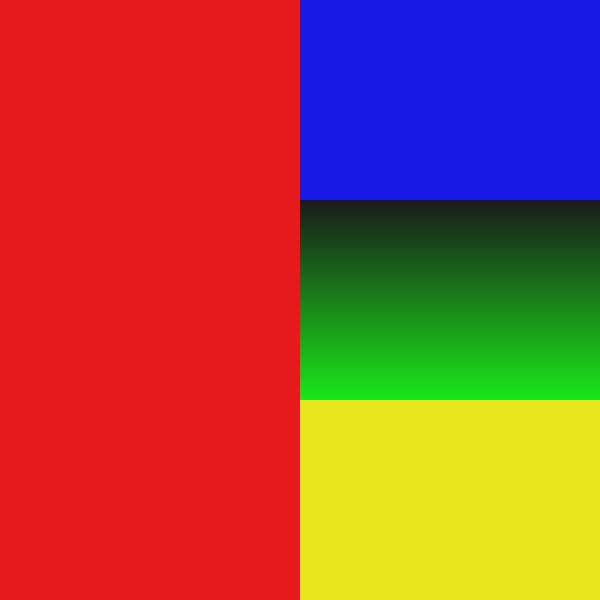
%> input picture strip_gt.png, 600 x 600 px
$ octave verify_semi_sparsity.m   (GNU Octave 9; MATLAB toolbox functions it lacks are replaced by stand-ins)
%> lines starting %> are read from the running program, lines starting %| are printed output that depends on the picture
clc;
clear;
close all;

% loading clean image
I = im2double(imread('strip_gt.png'));
% converting to grayscale for analysis
if size(I,3) == 3
    I = rgb2gray(I);
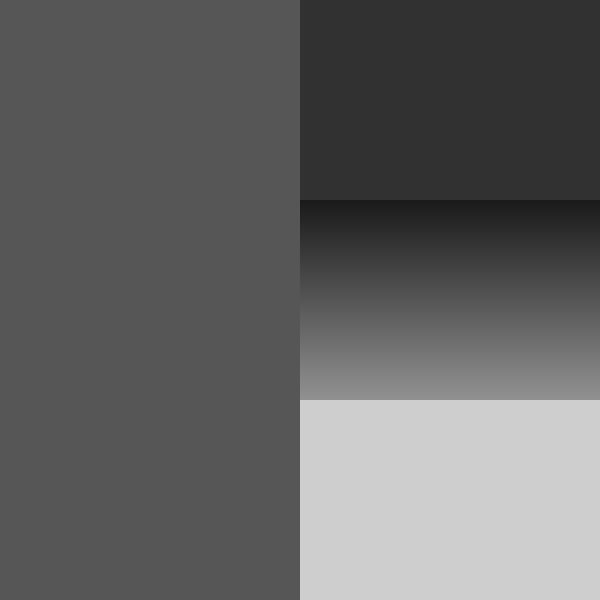
%> I: size 600x600 double; min 0.104, max 0.811, mean 0.394
end

% 1st order gradients
Dx = [1 -1]/2;
Dy = Dx';
gx = imfilter(I, Dx, 'circular');
gy = imfilter(I, Dy, 'circular');
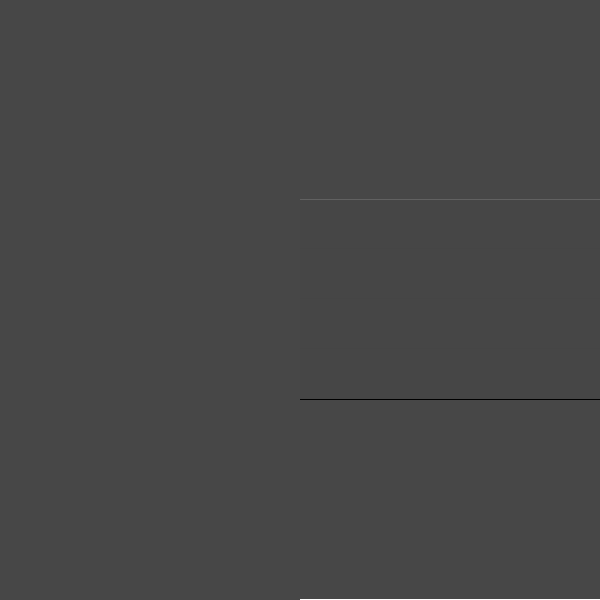
%> gy: size 600x600 double; min -0.12, max 0.309, mean 0; drawn with min black and max white
mag1 = abs(gx) + abs(gy);

% 2nd-order gradients
fxx = [1 -2 1]/4;
fyy = fxx';
fuu = [1 0 0; 0 -2 0; 0 0 1]/4;
fvv = [0 0 1; 0 -2 0; 1 0 0]/4;
gxx = imfilter(I, fxx, 'circular');
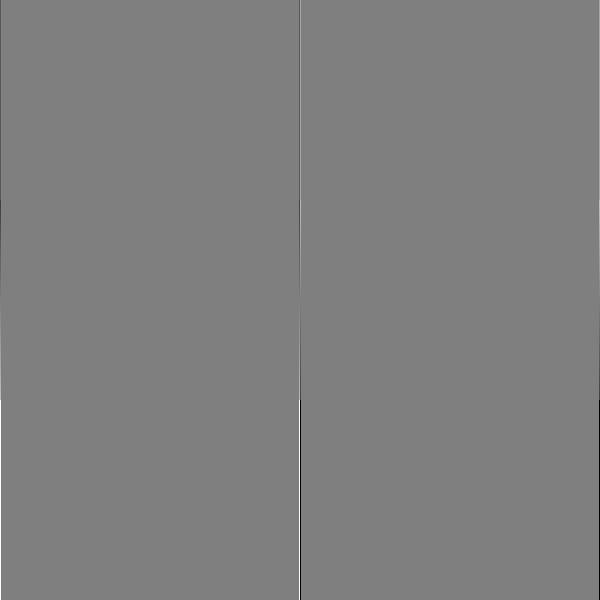
%> gxx: size 600x600 double; min -0.117, max 0.117, mean 1.55e-20; drawn with min black and max white
gyy = imfilter(I, fyy, 'circular');
guu = imfilter(I, fuu, 'circular');
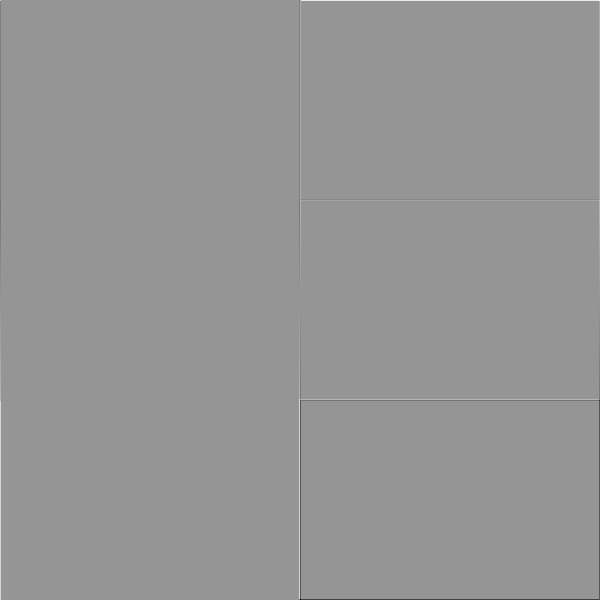
%> guu: size 600x600 double; min -0.272, max 0.191, mean 0; drawn with min black and max white
gvv = imfilter(I, fvv, 'circular');

mag2 = abs(gxx) + abs(gyy) + abs(guu) + abs(gvv);
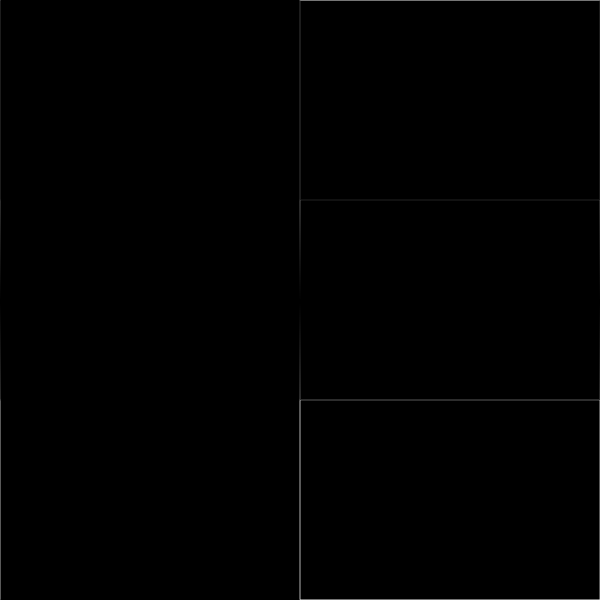
%> mag2: size 600x600 double; min 0, max 0.661, mean 0.00241

% measuring sparsity
threshold = 1e-3;
sparsity_1st = sum(mag1(:) < threshold) / numel(mag1);
%> sparsity_1st = 0.829
sparsity_2nd = sum(mag2(:) < threshold) / numel(mag2);
%> sparsity_2nd = 0.983
fprintf('1st-order sparsity  = %.2f %%\n', sparsity_1st*100);
%| 1st-order sparsity  = 82.89 %
fprintf('2nd-order sparsity  = %.2f %%\n', sparsity_2nd*100);
%| 2nd-order sparsity  = 98.26 %

% visualize
figure;
subplot(1,2,1);
imshow(log(1 + mag1), []);
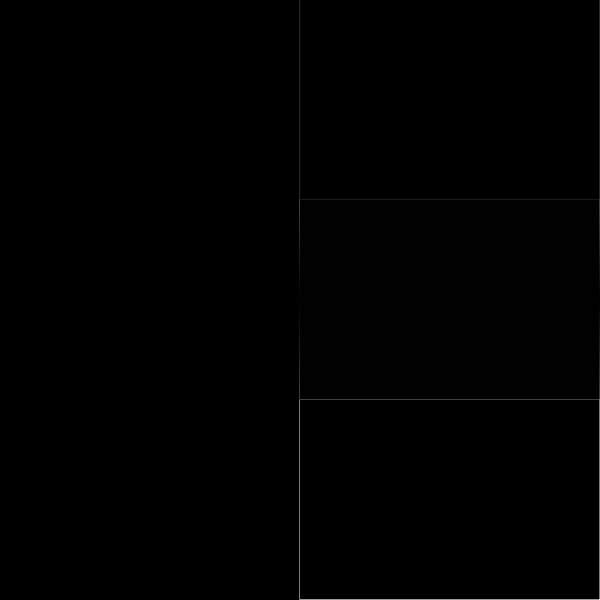
%> displayed picture: size 600x600, on the screen's scale of 0 to 255; min 0, max 255, mean 0.6
title('1st-order Gradient Magnitude');
subplot(1,2,2);
imshow(log(1 + mag2), []);
title('2nd-order Gradient Magnitude');
saveas(gcf,'output/sparsity_visualization.png');
